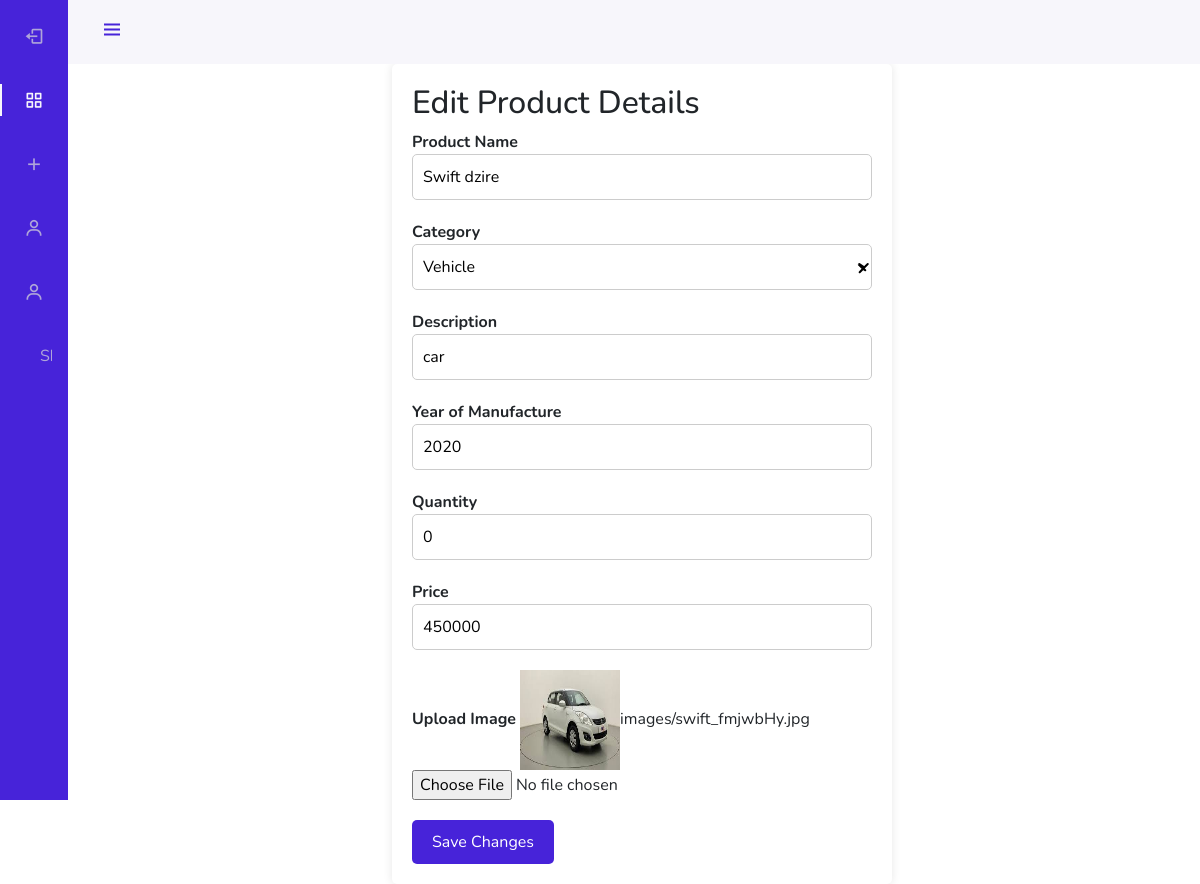
/editProduct/11 (signed in), run on the app's committed database.
### olx_management_app/models.py (models this page shows, shortened)
class Addproduct(models.Model):
    user = models.ForeignKey(User, on_delete=models.CASCADE, null=True)
    add=models.ForeignKey(Category,on_delete=models.CASCADE,null=True)
    subcategory = models.ForeignKey(SubCategory,on_delete=models.CASCADE,null=True)
    Product_name=models.CharField(max_length=255)
    description=models.CharField(max_length=255)
    year=models.IntegerField(null=True)
    qty=models.PositiveIntegerField(null=True, blank=True)
    price=models.IntegerField(null=True)
    image=models.ImageField(upload_to="images/",null=True)
    is_approved = models.BooleanField(default=False)

class Category(models.Model):
    cat_name=models.CharField(max_length=255)

### olx_management_app/views.py (the view)
# urls.py: path('editProduct/<int:pk>', views.editProduct, name='editProduct'),
@login_required(login_url='index')
def editProduct(request, pk):
    Products = Addproduct.objects.get(id=pk)
    cat = Category.objects.all()
    return render(request, 'editProduct.html', {'bk': Products, 'ca': cat})

### templates/editProduct.html (shortened to what this page needs)
{% load static %}
<!DOCTYPE html>
<html>
  <head>
    <link
      href="https://cdn.jsdelivr.net/npm/bootstrap@5.1.3/dist/css/bootstrap.min.css"
      rel="stylesheet"
    />
    <link
      href="https://cdn.jsdelivr.net/npm/boxicons@latest/css/boxicons.min.css"
      rel="stylesheet"
    />
  </head>
  <body id="body-pd">
    <header class="header" id="header">
      <div class="header_toggle">
        <i class="bx bx-menu" id="header-toggle"></i>
      </div>
      <div class="header_img">
        <img src="{% static 'images/giphy.gif' %}" alt="" />
      </div>
    </header>
    <div class="l-navbar" id="nav-bar">
      <nav class="nav">
        <div>
          <a href="{% url 'logout1' %}" class="nav_link">
            <i class="bx bx-log-out nav_icon"></i>
          </a>
          <div class="nav_list">
            <a href="{% url 'adminhome' %}" class="nav_link active">
              <i class="bx bx-grid-alt nav_icon"></i>
            </a>
            <a href="{% url 'addcategory' %}" class="nav_link">
                <i class="bx bx-plus nav_icon"></i>
              </a>
            <a href="{% url 'userdetails' %}" class="nav_link">
              <i class="bx bx-user nav_icon"></i>
            </a>
            <a href="{% url 'loginusers'  %}" class="nav_link">
              <i class="bx bx-user nav_icon"></i>
            </a>
            <a href="{% url 'showProduct' %}" class="nav_link">
              <span class="nav_name">Show Products</span>
            </a>
          </div>
        </div>
      </nav>
    </div>
    <div class="container">
    <div class="edit-form">
        <h2>    Edit Product Details</h2>
        <form action="{% url 'editProduct_details' bk.id %}" method="post" enctype="multipart/form-data">
            <div class="form-group">
                <label for="ProductName">Product Name</label>
                <input type="text" id="ProductName" name="Productname" value="{{ bk.Product_name }}" placeholder="Enter product name">
            </div>
            <div class="form-group">
                <label for="category">Category</label>
                <select id="category" name="category">
                    {% for c in ca %}
                        <option value="{{ c.id }}" {% if c.id == bk.add.id %}selected{% endif %}>{{ c.cat_name }}</option>
                    {% endfor %}
                </select>
            </div>
            <div class="form-group">
                <label for="description">Description</label>
                <input type="text" name="description" value="{{ bk.description }}" placeholder="Enter product description">
            </div>
            <div class="form-group">
                <label for="yr">Year of Manufacture</label>
                <input type="number" id="yr" name="year" value="{{ bk.year }}" placeholder="Enter year">
            </div>
            <div class="form-group">
                <label for="qty">Quantity</label>
                <input type="number" id="qy" name="qty" value="{{ bk.qty }}" placeholder="Enter Quantity" >
            </div>
            <div class="form-group">
                <label for="price">Price</label>
                <input type="number" id="price" value="{{ bk.price }}" name="price" placeholder="Enter price">
            </div>
            <div class="form-group">
                <label for="img">Upload Image</label>
        <img src="{{bk.image.url}}" alt="Product Image" width="100px" height="100px">{{bk.image}}
                <input type="file"  name="img">
            </div>
            <button type="submit" class="btn btn-primary">Save Changes</button>
        </form>
    </div>
</div>
</body>
</html>

### templates/editProduct.html (style rules this page uses)
:root { --header-height: 3rem; --nav-width: 68px; --first-color: #4723d9; --first-color-light: #afa5d9; --white-color: #f7f6fb; --body-font: "Nunito", sans-serif; --normal-font-size: 1rem; --z-fixed: 100; }
body { position: relative; margin: var(--header-height) 0 0 0; padding: 0 1rem; font-family: var(--body-font); font-size: var(--normal-font-size); transition: 0.5s; }
a { text-decoration: none; }
.header { width: 100%; height: var(--header-height); position: fixed; top: 0; left: 0; display: flex; align-items: center; justify-content: space-between; padding: 0 1rem; background-color: var(--white-color); z-index: var(--z-fixed); transition: 0.5s; }
.header_toggle { color: var(--first-color); font-size: 1.5rem; cursor: pointer; }
.header_img { width: 35px; height: 35px; display: flex; justify-content: center; border-radius: 50%; overflow: hidden; }
.header_img img { width: 40px; }
.l-navbar { position: fixed; top: 0; left: -30%; width: var(--nav-width); height: 100vh; background-color: var(--first-color); padding: 0.5rem 1rem 0 0; transition: 0.5s; z-index: var(--z-fixed); }
.nav { height: 100%; display: flex; flex-direction: column; justify-content: space-between; overflow: hidden; }
.nav_logo, .nav_link { display: grid; grid-template-columns: max-content max-content; align-items: center; column-gap: 1rem; padding: 0.5rem 0 0.5rem 1.5rem; }
.nav_link { position: relative; color: var(--first-color-light); margin-bottom: 1.5rem; transition: 0.3s; }
.nav_icon { font-size: 1.25rem; }
.active { color: var(--white-color); }
.active::before { content: ""; position: absolute; left: 0; width: 2px; height: 32px; background-color: var(--white-color); }
@media screen and (min-width: 768px) { body { margin: calc(var(--header-height) + 1rem) 0 0 0; padding-left: calc(var(--nav-width) + 2rem); } }
@media screen and (min-width: 768px) { .header { height: calc(var(--header-height) + 1rem); padding: 0 2rem 0 calc(var(--nav-width) + 2rem); } }
@media screen and (min-width: 768px) { .header_img { width: 40px; height: 40px; } }
@media screen and (min-width: 768px) { .header_img img { width: 45px; } }
@media screen and (min-width: 768px) { .l-navbar { left: 0; padding: 1rem 1rem 0 0; } }
.edit-form { background-color: #fff; padding: 20px; border-radius: 5px; box-shadow: 0 0 10px rgba(0, 0, 0, 0.1); max-width: 500px; margin: 0 auto; }
.form-group { margin-bottom: 20px; }
label { font-weight: bold; }
input[type="text"], input[type="number"], select { width: 100%; padding: 10px; border: 1px solid #ccc; border-radius: 5px; font-size: 16px; }
select { appearance: none; -webkit-appearance: none; -moz-appearance: none; background-size: 16px; }
button[type="submit"] { background-color: var(--first-color); color: white; padding: 10px 20px; border: none; border-radius: 5px; cursor: pointer; }

### data on the page
Addproduct: Productname "Swift dzire", category "Vehicle", description "car", year "2020", qty "0", price "450000", image (picture), image "images/swift_fmjwbHy.jpg"
